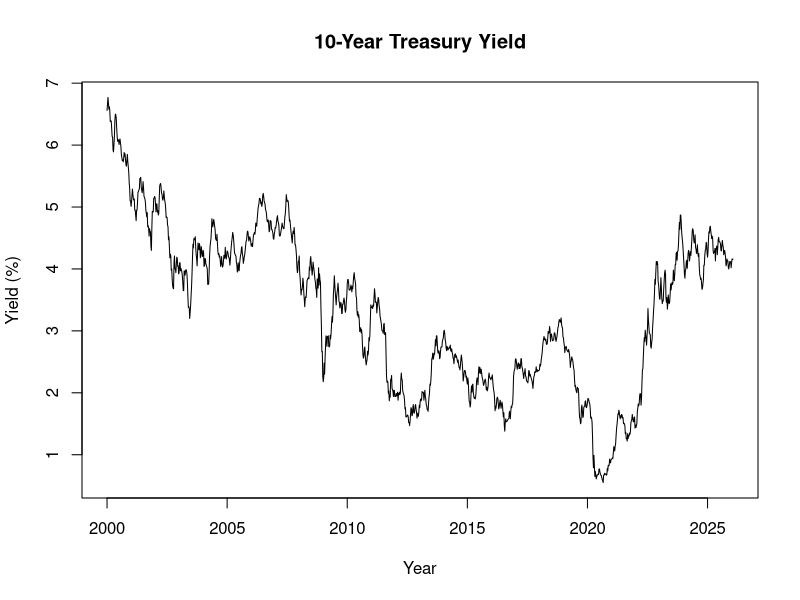
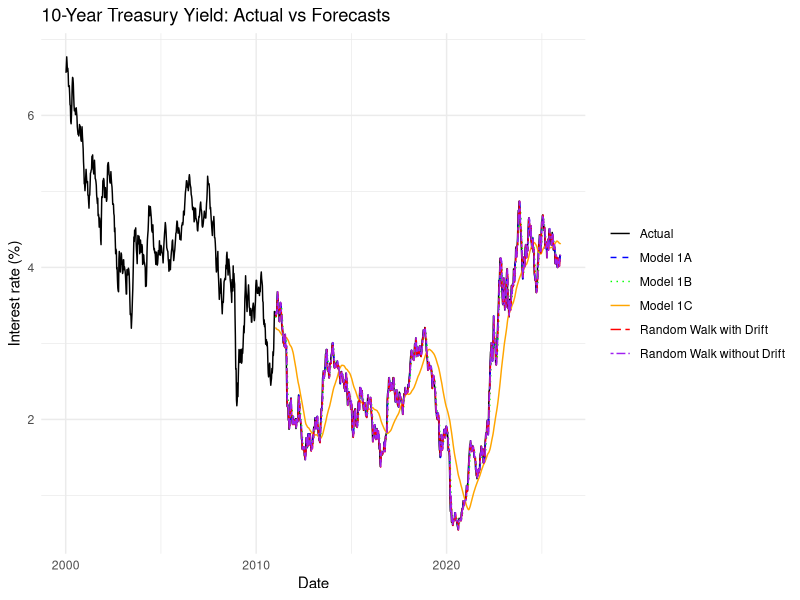
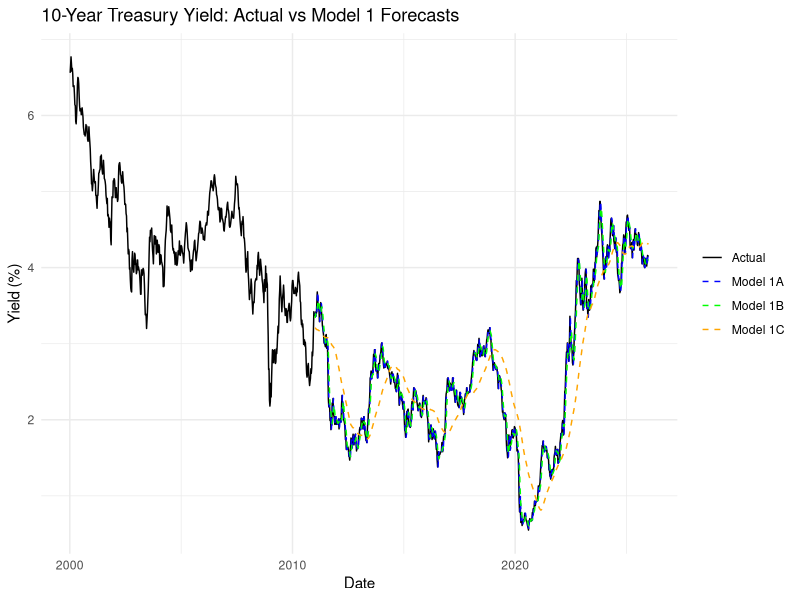
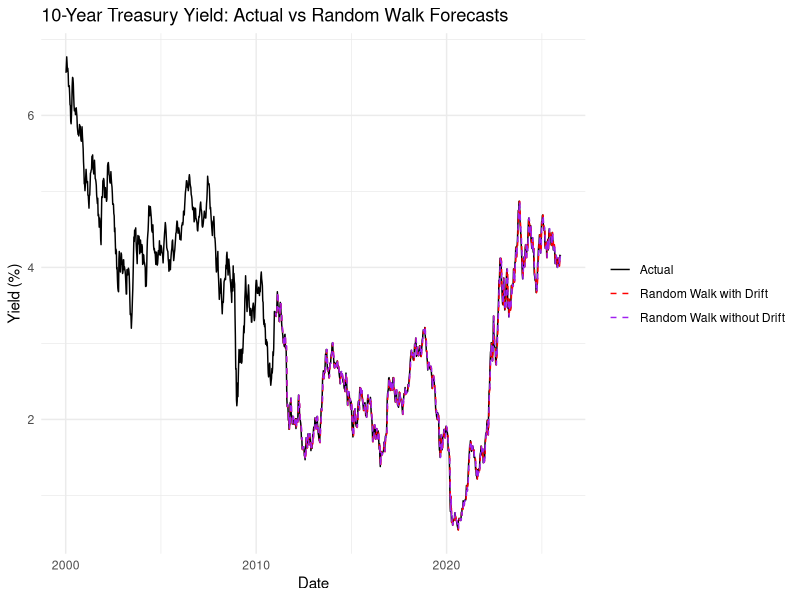

The R source for these figures, in order:
library('forecast')
library('readxl')
library('ggplot2')
library("writexl")

WGS10YR_data <- read_excel("WGS10YR.xlsx")
head(WGS10YR_data)

WGS10YR_data <- read_excel("WGS10YR.xlsx", col_types = c("date", "numeric"))
WGS10YR_data$observation_date <- as.Date(WGS10YR_data$observation_date)

head(WGS10YR_data)
tail(WGS10YR_data)

WGS10YR_ts <- ts(WGS10YR_data$WGS10YR, start = c(2000, 1), frequency = 52)
plot(WGS10YR_ts, main = "10-Year Treasury Yield", xlab = "Year", ylab = "Yield (%)")

y <- as.numeric(WGS10YR_ts)
train_end <- sum(WGS10YR_data$observation_date < as.Date("2011-01-01"))

#store forecasts
dates <- as.Date(WGS10YR_data$observation_date)
n <- length(y)

# For each model, store forecasts aligned to the target period
fc_1A <- rep(NA, n)
fc_1B <- rep(NA, n)
fc_1C <- rep(NA, n)

fc_rw  <- rep(NA, n)
fc_rwd  <- rep(NA, n)

R <- train_end 
cat("The numerical value of R (the in-sample estimation period used to construct first forecast is): ",R, "\n")

P <- n - R
cat("The numerical value of P (the out-of-sample forecast period is):",P, "\n")

T <- n
cat("The numerical value of T (the total sample size is):",T,"\n")

#empty vectors to store the forecast errors after we observe what actually happened
errors_1A <- c()
errors_1B <- c()
errors_1C <- c()

errors_rw <- c()
errors_rwd <- c()

#Simple Model of Mean

#Model 1A #1/1(yt)
for (t in train_end:(n-1)) {
  fc_1A[t+1] <- y[t]
  actual1A <- y[t+1]
  error1A <- actual1A - fc_1A[t+1]
  errors_1A <- c(errors_1A, error1A)
} 

#Model 1B 1/4(yt-3 + yt-2 + yt-1 + yt)
for (t in train_end:(n-1)) {
  fc_1B[t+1] <- mean(y[(t-3):t])
  actual1B <- y[t+1]
  error1B <- actual1B - fc_1B[t+1]
  errors_1B <- c(errors_1B, error1B)
}

#Model 1C 1/52(yt-51 + ... + yt)
for (t in train_end:(n-1)) {
  fc_1C[t+1] <- mean(y[(t-51):t])
  actual1C <- y[t+1]
  error1C <- actual1C - fc_1C[t+1]
  errors_1C <- c(errors_1C, error1C)
}

#Model 2 Random Walk with Drift

for (t in train_end:(n-1)) {
  drift <- mean(diff(y[1:t])) #drift is the average change up to time t
  fc_rwd[t+1] <- drift + y[t] 
  actualrwd <- y[t+1]
  errorrwd <- actualrwd - fc_rwd[t+1]
  errors_rwd <- c(errors_rwd, errorrwd)
}

#Model 3 Random Walk without Drift

for (t in train_end:(n-1)) {
  fc_rw[t+1] <- y[t] # random walk without drift
  actualrw <- y[t+1]
  errorrw <- actualrw - fc_rw[t+1]
  errors_rw <- c(errors_rw, errorrw)
}

msfe <- function(e) mean(e^2, na.rm = TRUE)
rmse <- function(e) sqrt(mean(e^2, na.rm=TRUE))

MSFE_results <- data.frame(
  Model = c("Model 1A", "Model 1B", "Model 1C", "Random Walk with Drift", "Random Walk without Drift"),
  MSFE = c(msfe(errors_1A), msfe(errors_1B), msfe(errors_1C), msfe(errors_rwd), msfe(errors_rw)),
  RMSE = c(rmse(errors_1A), rmse(errors_1B), rmse(errors_1C), rmse(errors_rwd), rmse(errors_rw))
)

print(MSFE_results)

#Print first 10 rows of the forecast errors 
errors_10 <- data.frame(
  Date = dates[(train_end+1):(train_end+10)],
  Model_1A = errors_1A[1:10],
  Model_1B = errors_1B[1:10],
  Model_1C = errors_1C[1:10],
  RWD = errors_rwd[1:10],
  RW = errors_rw[1:10]
)

cat("First 10 Out-of-Sample Forecast Errors (h = 1)\n")

print(errors_10)

forecasts_10 <- data.frame(
  Date = dates[(train_end+1):(train_end+10)],
  Model_1A = fc_1A[(train_end+1):(train_end+10)],
  Model_1B = fc_1B[(train_end+1):(train_end+10)],
  Model_1C = fc_1C[(train_end+1):(train_end+10)],
  RWD = fc_rwd[(train_end+1):(train_end+10)],
  RW = fc_rw[(train_end+1):(train_end+10)]
)

cat("First 10 Out-of-Sample Forecasts (h = 1)\n")

print(forecasts_10)

plot1 <- data.frame(
  Date   = dates,
  Actual = y,
  Model_1A = fc_1A,
  Model_1B = fc_1B,
  Model_1C = fc_1C,
  RWD = fc_rwd,
  RW = fc_rw
)

#Plot with the forecasts from all models 
ggplot(plot1, aes(x = Date)) +
  geom_line(aes(y = Actual, color = "Actual"), size = 0.5, linetype = "solid") +
  geom_line(aes(y = Model_1A, color = "Model 1A"), linetype = "dashed") +
  geom_line(aes(y = Model_1B, color = "Model 1B"), linetype = "dotted") +
  geom_line(aes(y = Model_1C, color = "Model 1C"), linetype = "solid") +
  geom_line(aes(y = RWD, color = "Random Walk with Drift"), linetype = "longdash") +
  geom_line(aes(y = RW, color = "Random Walk without Drift"), linetype = "twodash") +
  labs(title = "10-Year Treasury Yield: Actual vs Forecasts",
       x = "Date", y = "Interest rate (%)") +
  scale_color_manual(values = c(
    "Actual" = "black", 
    "Model 1A" = "blue", 
    "Model 1B" = "green", 
    "Model 1C" = "orange", 
    "Random Walk with Drift" = "red", 
    "Random Walk without Drift" = "purple"
  )) +
  theme_minimal() +
  theme(legend.title = element_blank())

#Plot 1: Actual vs Model 1A-1C
ggplot(plot1, aes(x = Date)) +
  geom_line(aes(y = Actual, color = "Actual"), size = 0.5, linetype = "solid") +
  geom_line(aes(y = Model_1A, color = "Model 1A"), size = 0.5, linetype = "dashed") +
  geom_line(aes(y = Model_1B, color = "Model 1B"), size = 0.5, linetype = "dashed") +
  geom_line(aes(y = Model_1C, color = "Model 1C"), size = 0.5, linetype = "dashed") +
  labs(title = "10-Year Treasury Yield: Actual vs Model 1 Forecasts",
       x = "Date", y = "Yield (%)") +
  scale_color_manual(values = c("Actual" = "black",
                                "Model 1A" = "blue",
                                "Model 1B" = "green",
                                "Model 1C" = "orange")) +
  theme_minimal() +
  theme(legend.title = element_blank())

# Plot 2: Actual vs Random Walk Models
ggplot(plot1, aes(x = Date)) +
  geom_line(aes(y = Actual, color = "Actual"), size = 0.5, linetype = "solid") +
  geom_line(aes(y = RWD, color = "Random Walk with Drift"), size = 0.5, linetype = "dashed") +
  geom_line(aes(y = RW, color = "Random Walk without Drift"), size = 0.5, linetype = "dashed") +
  labs(title = "10-Year Treasury Yield: Actual vs Random Walk Forecasts",
       x = "Date", y = "Yield (%)") +
  scale_color_manual(values = c("Actual" = "black",
                                "Random Walk with Drift" = "red",
                                "Random Walk without Drift" = "purple")) +
  theme_minimal() +
  theme(legend.title = element_blank())


#Produce excel file 
combined_table <- data.frame(
  Date = dates[(train_end+1):n],
  Actual = y[(train_end+1):n],
  
  Fc_1A = fc_1A[(train_end+1):n],
  Err_1A = errors_1A,
  
  Fc_1B = fc_1B[(train_end+1):n],
  Err_1B = errors_1B,
  
  Fc_1C = fc_1C[(train_end+1):n],
  Err_1C = errors_1C,
  
  RWD_Fc = fc_rwd[(train_end+1):n],
  RWD_Err = errors_rwd,
  
  RW_Fc = fc_rw[(train_end+1):n],
  RW_Err = errors_rw
)
combined_table[,-1] <- round(combined_table[,-1], 5)
write_xlsx(combined_table, "ValenciaKelly_Midterm_supplemental_materials.xlsx")
